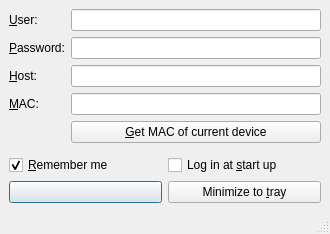
<?xml version="1.0" encoding="UTF-8"?>
<ui version="4.0">
 <class>MainWindow</class>
 <widget class="QMainWindow" name="MainWindow">
  <property name="geometry">
   <rect>
    <x>0</x>
    <y>0</y>
    <width>330</width>
    <height>234</height>
   </rect>
  </property>
  <property name="windowTitle">
   <string>SRun3K Stupid v1.0</string>
  </property>
  <widget class="QWidget" name="centralWidget">
   <layout class="QVBoxLayout" name="verticalLayout">
    <item>
     <layout class="QFormLayout" name="formLayout">
      <property name="fieldGrowthPolicy">
       <enum>QFormLayout::AllNonFixedFieldsGrow</enum>
      </property>
      <item row="1" column="0">
       <widget class="QLabel" name="labelUsr">
        <property name="text">
         <string>&amp;User:</string>
        </property>
        <property name="textFormat">
         <enum>Qt::AutoText</enum>
        </property>
        <property name="buddy">
         <cstring>editUsr</cstring>
        </property>
       </widget>
      </item>
      <item row="1" column="1">
       <widget class="QLineEdit" name="editUsr"/>
      </item>
      <item row="2" column="0">
       <widget class="QLabel" name="labelPwd">
        <property name="text">
         <string>&amp;Password:</string>
        </property>
        <property name="buddy">
         <cstring>editPwd</cstring>
        </property>
       </widget>
      </item>
      <item row="2" column="1">
       <widget class="QLineEdit" name="editPwd"/>
      </item>
      <item row="4" column="0">
       <widget class="QLabel" name="labelMAC">
        <property name="text">
         <string>&amp;MAC:</string>
        </property>
        <property name="buddy">
         <cstring>editMAC</cstring>
        </property>
       </widget>
      </item>
      <item row="4" column="1">
       <widget class="QLineEdit" name="editMAC"/>
      </item>
      <item row="5" column="1">
       <widget class="QPushButton" name="btMAC">
        <property name="text">
         <string>&amp;Get MAC of current device</string>
        </property>
       </widget>
      </item>
      <item row="3" column="0">
       <widget class="QLabel" name="labelHost">
        <property name="text">
         <string>&amp;Host:</string>
        </property>
        <property name="buddy">
         <cstring>editHost</cstring>
        </property>
       </widget>
      </item>
      <item row="3" column="1">
       <widget class="QLineEdit" name="editHost"/>
      </item>
     </layout>
    </item>
    <item>
     <spacer name="verticalSpacer">
      <property name="orientation">
       <enum>Qt::Vertical</enum>
      </property>
      <property name="sizeHint" stdset="0">
       <size>
        <width>0</width>
        <height>0</height>
       </size>
      </property>
     </spacer>
    </item>
    <item>
     <layout class="QGridLayout" name="gridLayout">
      <item row="0" column="0">
       <widget class="QCheckBox" name="cbRemember">
        <property name="text">
         <string>&amp;Remember me</string>
        </property>
        <property name="checked">
         <bool>true</bool>
        </property>
       </widget>
      </item>
      <item row="1" column="0">
       <widget class="QPushButton" name="btLog">
        <property name="text">
         <string/>
        </property>
        <property name="default">
         <bool>true</bool>
        </property>
       </widget>
      </item>
      <item row="1" column="1">
       <widget class="QPushButton" name="btHide">
        <property name="text">
         <string>Minimize to &amp;tray</string>
        </property>
       </widget>
      </item>
      <item row="0" column="1">
       <widget class="QCheckBox" name="cbAutoLogin">
        <property name="text">
         <string>Log in at &amp;start up</string>
        </property>
       </widget>
      </item>
     </layout>
    </item>
   </layout>
  </widget>
  <widget class="QStatusBar" name="statusBar"/>
 </widget>
 <tabstops>
  <tabstop>editUsr</tabstop>
  <tabstop>editPwd</tabstop>
  <tabstop>editMAC</tabstop>
  <tabstop>btMAC</tabstop>
  <tabstop>cbRemember</tabstop>
  <tabstop>btLog</tabstop>
  <tabstop>btHide</tabstop>
 </tabstops>
 <resources>
  <include location="srun3k.qrc"/>
 </resources>
 <connections/>
</ui>
